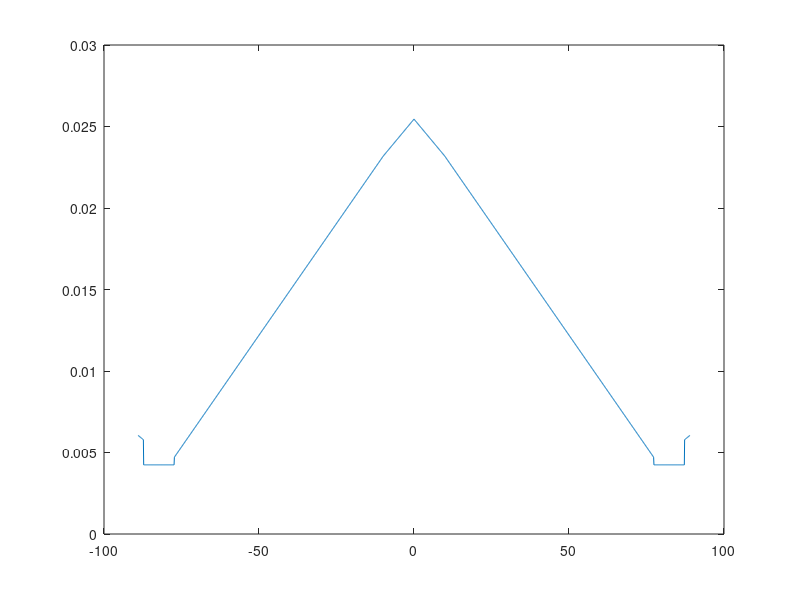

Write MATLAB code to recreate this figure.
clear;
nu = 4*pi*1e-7;
theta1 = 2*asin(7.5/12);
theta2 = asin(3/4)-asin(7.5/12);
A1 = @(theta) 12e-3*(theta)*0.02;
A2 = @(theta) 10e-3*(theta)*0.02;
A3 = @(theta) 11e-3*(theta)*0.02;
R1 = @(theta) 0.5e-3/(A1(theta)*nu);
R2 = @(theta) 2.5e-3/(A2(theta)*nu);
R3 = @(theta) 1.5e-3/(A3(theta)*nu);
i = 1;
for theta = -(2*pi*89)/360:((2*pi*0.1)/360):((2*pi*89)/360)
    theta = abs(theta);
    if theta>=0 && theta<=theta2
        R(i) = R1(theta1-theta)*R3(theta)/(R1(theta1-theta)+R3(theta));
        i = i+1;
    elseif theta>theta2 && theta<theta1
        dum = R1(theta1-theta)*R2(theta-theta2)/(R1(theta1-theta)+R2(theta-theta2));
        R(i) = dum*R3(theta2)/(R3(theta2)+dum);
        i = i+1;
    elseif theta>=theta1+theta2 && theta<theta1+theta2*2
        R(i) = R2(theta)*R3(theta-theta1)/(R2(theta)+R3(theta-theta1));
        i = i+1;
    else
        disp(theta*360/(2*pi))
        R(i) = R2(theta1);
        i = i+1;
       
    end
   
end
figure;
plot(360/(2*pi).*(-(2*pi*89)/360:((2*pi*0.1)/360):((2*pi*89)/360)),250*250./((2.*R)));
